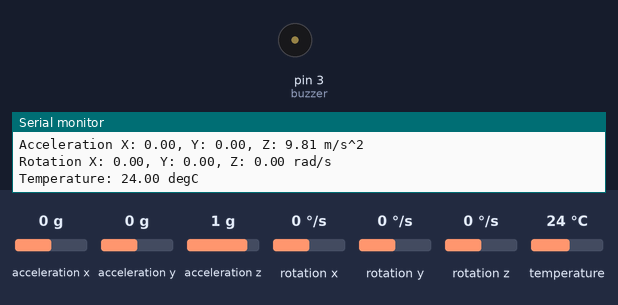
Bench run of a sketch on a simulated Arduino Uno, built with avr-gcc and run on an emulated ATmega328P. On the bench: buzzer (waves = sounding), the last lines printed to the serial monitor. Inputs (shaded band) come from the test bench; at power-on: acceleration y 0 g, acceleration x 0 g, acceleration z 1 g, rotation x 0 °/s, rotation y 0 °/s, rotation z 0 °/s, temperature 24 °C.

Above: at 1.3 s.
1.4 s: acceleration y set to 0.4 g
At 1.9 s:
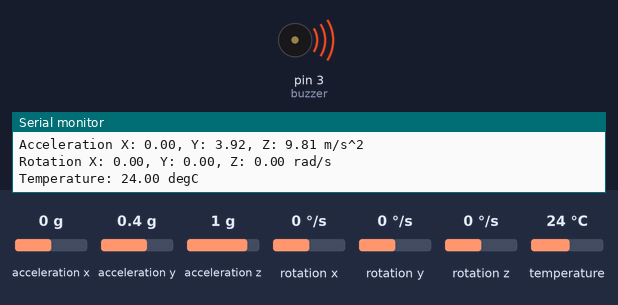
2.9 s: acceleration x set to -1.4 g
4.4 s: acceleration z set to -1.4 g
5.9 s: acceleration x set to 0 g
8.9 s: acceleration z set to 0 g
11.9 s: rotation x set to 100 °/s
Timing chart, 0 to 14.9 s (numbered marks = the images above; inputs shaded):
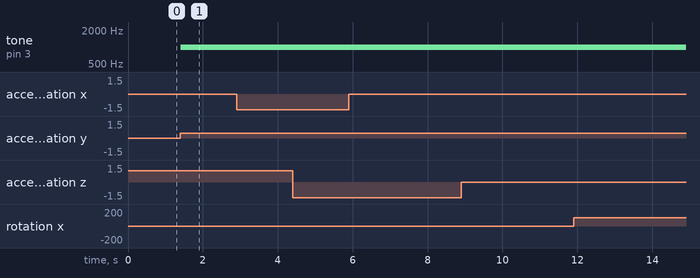

The sketch:

sketch_jul18a.ino
```cpp
#include <Adafruit_MPU6050.h>
#include <Adafruit_Sensor.h>
#include <Wire.h>
const int buzzer = 3;
Adafruit_MPU6050 mpu;

void setup(void) {
  Serial.begin(115200);
  pinMode(buzzer, OUTPUT);

  // Try to initialize!
  if (!mpu.begin()) {
    Serial.println("Failed to find MPU6050 chip");
    while (1) {
      delay(10);
    }
  }
  Serial.println("MPU6050 Found!");

  // set accelerometer range to +-8G
  mpu.setAccelerometerRange(MPU6050_RANGE_4_G);

  // set gyro range to +- 500 deg/s
  mpu.setGyroRange(MPU6050_RANGE_500_DEG);

  // set filter bandwidth to 21 Hz
  mpu.setFilterBandwidth(MPU6050_BAND_21_HZ);

  delay(100);
}

void loop() {
  /* Get new sensor events with the readings */
  sensors_event_t a, g, temp;
  mpu.getEvent(&a, &g, &temp);

  /* Print out the values */
  Serial.print("Acceleration X: ");
  Serial.print(a.acceleration.x);
  Serial.print(", Y: ");
  Serial.print(a.acceleration.y);
  Serial.print(", Z: ");
  Serial.print(a.acceleration.z);
  Serial.println(" m/s^2");
  if (a.acceleration.y >=2.5){
    tone(buzzer, 1000);
  } else {
    noTone(buzzer);
  }
  Serial.print("Rotation X: ");
  Serial.print(g.gyro.x);
  Serial.print(", Y: ");
  Serial.print(g.gyro.y);
  Serial.print(", Z: ");
  Serial.print(g.gyro.z);
  Serial.println(" rad/s");

  Serial.print("Temperature: ");
  Serial.print(temp.temperature);
  Serial.println(" degC");

  Serial.println("");
  delay(50);
}
```

Measured:
- the behaviour switches between 0.2 and 0.3 g on acceleration y (found by bisection; images 0 and 1)
- after the input at 1.4 s, tone on pin 3 (buzzer): silent → 1000 Hz at once
